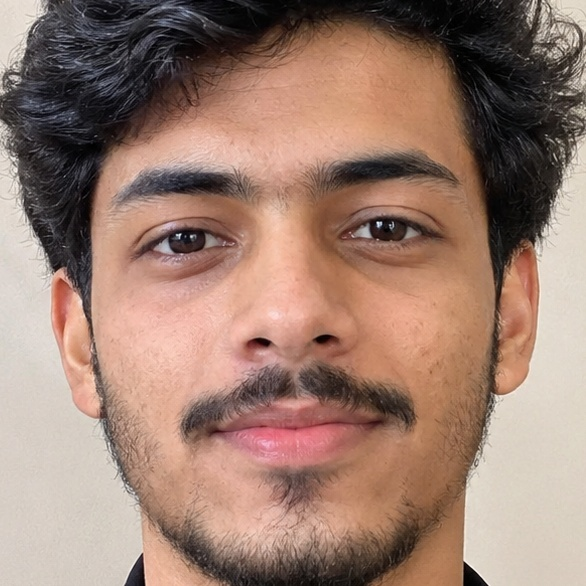
#> input picture face-verification/test_images/detected_face_1.jpg, 586 x 586 px; its folder holds only this picture in this run
$ python detector.py
#> lines starting #> are read from the running program, lines starting #| are printed output that depends on the picture
#> the answer given: ../test_images/detected_face_1.jpg
import cv2


FACE_CASCADE = cv2.CascadeClassifier(
    cv2.data.haarcascades + "haarcascade_frontalface_default.xml"
)


def detect_faces(image_path):
    """
    Detect faces in an image.

    Returns:
        image: original image
        faces: list of face bounding boxes
    """
#> called with image_path = '../test_images/detected_face_1.jpg'

    image = cv2.imread(image_path)
#> image is the input picture: shape (586, 586, 3); mean B, G, R 112.7, 126.6, 156.6

    if image is None:
        raise ValueError(f"Could not read image: {image_path}")

    gray = cv2.cvtColor(image, cv2.COLOR_BGR2GRAY)
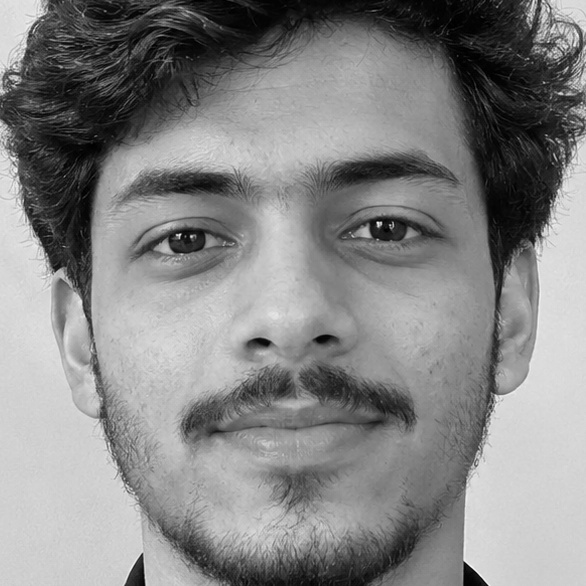
#> gray: shape (586, 586); min 0, max 252, mean 134

    faces = FACE_CASCADE.detectMultiScale(
        gray,
        scaleFactor=1.1,
        minNeighbors=5,
        minSize=(50, 50)
    )
#> faces = [[48, 40, 493, 493]]

    return image, list(faces)


def crop_face(image, face):
    """
    Crop one detected face from the image.
    """

    x, y, width, height = face

    face_image = image[y:y + height, x:x + width]

    return face_image


if __name__ == "__main__":

    image_path = input("Enter image path: ")

    try:
        image, faces = detect_faces(image_path)
#> faces = [[48, 40, 493, 493]]

        print(f"Faces detected: {len(faces)}")
#| Faces detected: 1

        for i, face in enumerate(faces, start=1):

            print(f"Face {i}: {face}")

            cropped_face = crop_face(image, face)

            output_path = f"test_images/detected_face_{i}.jpg"

            cv2.imwrite(output_path, cropped_face)

            print(f"Saved: {output_path}")
#> this loop made 1 pass
#> (i, x in crop_face, y in crop_face, width in crop_face, height in crop_face, output_path) on pass 1: (1, 48, 40, 493, 493, 'test_images/detected_face_1.jpg')
#| Face 1: [ 48  40 493 493]
#| Saved: test_images/detected_face_1.jpg
#> pass 1, in crop_face, `face_image = image[y:y + height, x:x + width]`:
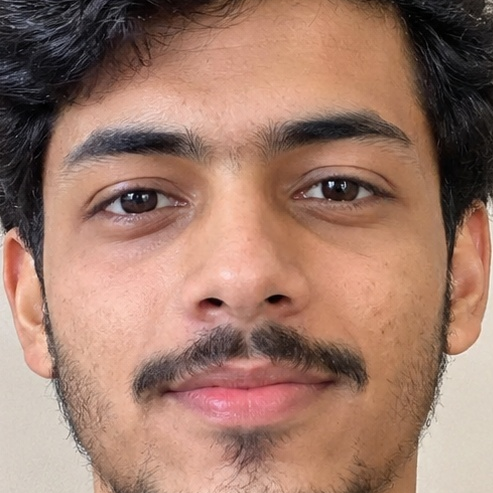
#> face_image: shape (493, 493, 3); mean B, G, R 106.2, 122.3, 160

    except ValueError as error:
        print(f"Error: {error}")
